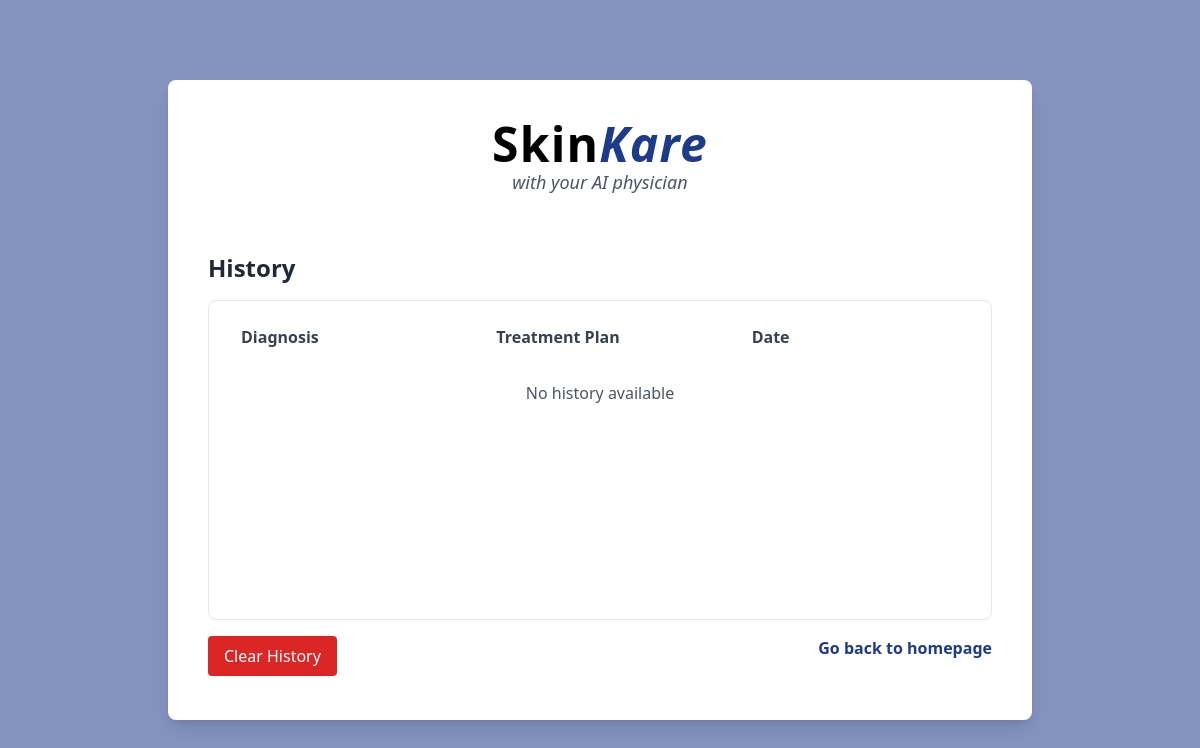
Before: /history with the older database file.
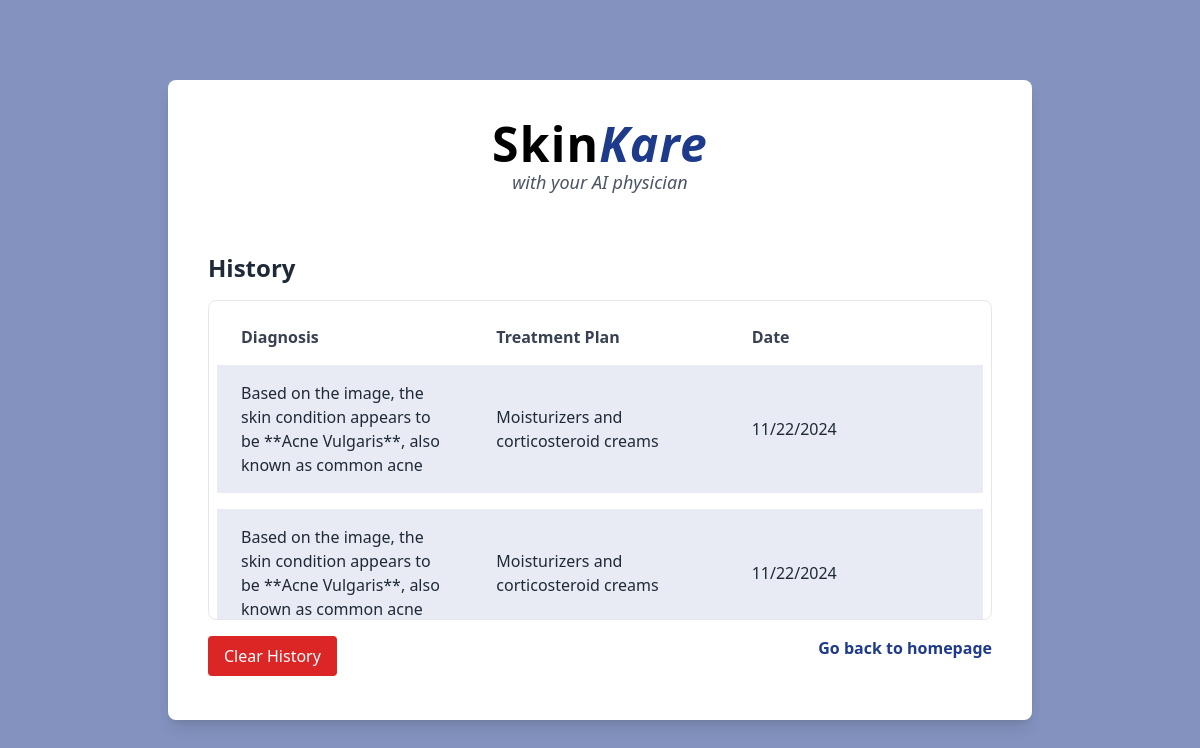
After: the same page with the newer database file.
### tables this page shows
CREATE TABLE analyses (
            id INTEGER PRIMARY KEY AUTOINCREMENT,
            diagnosis TEXT,
            treatment TEXT,
            date TEXT
        );

### app.py (the view)
@app.route('/history')
def history():
    conn = sqlite3.connect('skin_kare.db')
    cursor = conn.cursor()
    cursor.execute('SELECT diagnosis, treatment, date FROM analyses ORDER BY date DESC')
    analyses = cursor.fetchall()
    conn.close()
    return render_template('historyPage.html', analyses=analyses)

### templates/historyPage.html (shortened to what this page needs)
<!DOCTYPE html>
<html lang="en">
  <head>
    <script src="https://cdn.tailwindcss.com"></script>
  </head>
  <body
    class="bg-blue-900 bg-opacity-55 h-screen flex items-center justify-center"
  >
    <div
      class="container mx-auto px-4 md:px-20 h-auto flex items-center justify-center"
    >
      <div
        class="bg-white rounded-lg shadow-lg p-10 w-full max-w-4xl h-[80vh] flex flex-col"
      >
        <header class="mb-6 text-center">
          <h1 class="text-5xl font-bold md:text-5xl text-black tracking-wide">
            Skin<span class="text-blue-900 italic">Kare</span>
          </h1>
          <p class="text-lg italic text-gray-600">with your AI physician</p>
        </header>
        <section class="mt-8">
          <h2 class="text-2xl font-semibold text-gray-800 mb-4">History</h2>
          <div
            class="overflow-y-auto h-[40vh] lg:h-[40vh] border border-gray-200 rounded-lg p-2"
          >
            <table
              class="table-auto w-full border-collapse border-spacing-y-4 table-fixed"
            >
              <thead class="sticky top-0 bg-white z-10">
                <tr>
                  <th class="text-left py-4 px-6 text-gray-700">Diagnosis</th>
                  <th class="text-left py-4 px-6 text-gray-700">
                    Treatment Plan
                  </th>
                  <th class="text-left py-4 px-6 text-gray-700">Date</th>
                </tr>
              </thead>
              <tbody>
                {% if analyses %} {% for diagnosis, treatment, date in analyses
                %}
                <tr class="bg-blue-900 bg-opacity-10">
                  <td class="py-4 px-6 text-gray-800 break-words">
                    {{ diagnosis }}
                  </td>
                  <td class="py-4 px-6 text-gray-800 break-words">
                    {{ treatment }}
                  </td>
                  <td class="py-4 px-6 text-gray-800 break-words">
                    {{ date }}
                  </td>
                </tr>
                <tr class="h-4"></tr>
                {% endfor %} {% else %}
                <tr>
                  <td colspan="3" class="text-center py-4 text-gray-600">
                    No history available
                  </td>
                </tr>
                {% endif %}
              </tbody>
            </table>
          </div>
          <div class="flex justify-between mt-4">
            <form action="/clear_history" method="POST">
              <button
                type="submit"
                class="bg-red-600 text-white px-4 py-2 rounded hover:bg-red-700"
              >
                Clear History
              </button>
            </form>
            <a href="/" class="text-blue-900 font-semibold hover:underline"
              >Go back to homepage</a
            >
          </div>
        </section>
      </div>
    </div>
  </body>
</html>

Changed rows visible on the page:
added analyses: diagnosis "Based on the image, the skin condition appears to be **Acne Vulgaris**, also known as common acne", treatment "Moisturizers and corticosteroid creams", date "11/22/2024"
added analyses: diagnosis "Based on the image, the skin condition appears to be **Acne Vulgaris**, also known as common acne", treatment "Moisturizers and corticosteroid creams", date "11/22/2024"
Other visible differences:
text no longer shown: "No history available"
